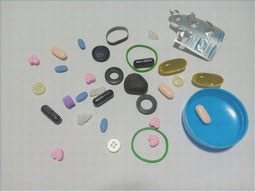
#> input picture midterm/medicine_with_noise_mid.jpg, 256 x 192 px, shrunk from 1348 x 1013 before the run
$ jupyter execute Testmid.ipynb
#> lines starting #> are read from the running program, lines starting #| are printed output that depends on the picture
[cell 1]
import numpy as np
import cv2 as cv
import matplotlib.pyplot as plt

Note: GaussianBlur and Laplacian
Test, manage noise by doing GaussianBlur, then make the image clearer with Laplacian_kernel.
     -Test 1, the result is not as good as it should, the output is black.
     -Test for the 2nd time, the output is too bright.

[cell 2]
# ori_img = cv.imread('medicine_with_noise_mid.jpg')
# # fig = plt.figure(figsize=(20, 20))

# # print("Print Shape image:",original_img.shape) # Print shape image
# # print("Print dimentaional:",original_img.ndim) # Print dimentaional

# blur = cv.GaussianBlur(ori_img, (25, 25), 0)

# laplacian_kernel = np.array([[1, 0, 1],
#                               [-1, 4, -1],
#                               [1, 0, 1]])

# laplacian_img=cv.filter2D(blur,-1,laplacian_kernel)
# shapen=blur+((-1*laplacian_img).astype(int))


# output=np.hstack((ori_img, blur,shapen))
# fig=plt.figure(figsize=(50, 50))

# # plt.imshow(ori_img)
# plt.imshow(output)

[cell 3]
# ori_img = cv.imread('medicine_with_noise_mid.jpg')

# blur_img = cv.GaussianBlur(ori_img,(25,25),0)


# g_mask=ori_img-blur_img

# k=1

# shappen_img = ori_img+(k*g_mask).astype(int)


# fig= plt.figure(figsize=(10,10))

# output=np.hstack((ori_img,blur_img,shappen_img))
# plt.imshow(output)
# # plt.subplot(121)
# # plt.imshow(ori_img)

# # plt.subplot(122)
# # plt.imshow(blur)

# # plt.subplot(211)
# # plt.imshow(shappen_img)

[cell 4]
# img=cv.imread("mediBlue .jpg")
# output=remove(img)


# plt.imshow(img)

Salt_paper noise by Median_filter

[cell 5]
import copy
def median_filter(input_img,k_size):
    row,col=input_img.shape
    output_img=copy.deepcopy(input_img)
    start=int(np.ceil(k_size/2)) #if k_size=5 start=3
    offset=k_size-start # offset 5-3 =2
    for i in range(start,row-offset):
        for j in range(start,col-offset):
            #i-offset=3-2=1,i+offset=3+2=5 [1:5]
            v=input_img[i-offset:i+offset,j-offset:j+offset]
            #v= [1,2,8,3,7]
            output_img[i-offset,j-offset]=np.median(v)

    return output_img

Patter noise by notched_rejected

[cell 6]
def notched_rejected(shape,d0,u_k,v_k):
    M,N=shape
    H=np.zeros((M,N))

    for u in range(0,M):
        for v in range(0,N):

            D_uv=np.sqrt((u-M/2+u_k)**2+(v-N/2+v_k)**2)
            D_muv=np.sqrt((u-M/2-u_k)**2+(v-N/2-v_k)**2)

            if(D_uv< d0 or D_muv < d0):
                H[u,v]=0.0
            else:
                H[u,v]=1.0
    return H

[cell 7]
img=cv.imread("medicine_with_noise_mid.jpg")
#> img is the input picture: shape (192, 256, 3); mean B, G, R 175.2, 176.6, 169.4

r,g,b=cv.split(img)
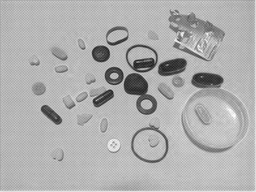
#> r: shape (192, 256); min 25, max 255, mean 175.2
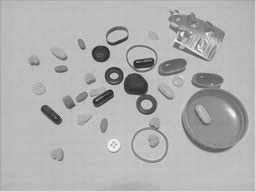
#> g: shape (192, 256); min 32, max 255, mean 176.6
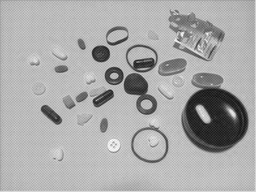
#> b: shape (192, 256); min 14, max 253, mean 169.4


median_r=median_filter(r,8).astype(np.uint8)
#> after the loop in median_filter, `for i in range(start,row-offset):`:
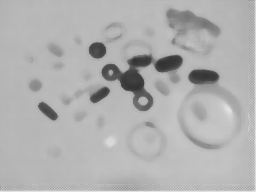
#> output_img: shape (192, 256); min 50, max 233, mean 176.5
median_g=median_filter(g,8).astype(np.uint8)
#> call 2 of median_filter, with k_size = 8
#> after the loop in median_filter (call 2), `for i in range(start,row-offset):`:
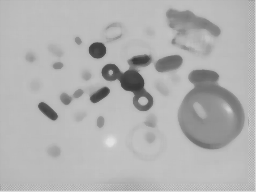
#> output_img: shape (192, 256); min 55, max 227, mean 177.7
median_b=median_filter(b,8).astype(np.uint8)
#> call 3 of median_filter, with k_size = 8
#> after the loop in median_filter (call 3), `for i in range(start,row-offset):`:
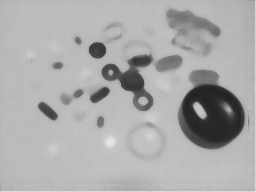
#> output_img: shape (192, 256); min 33, max 230, mean 170.7

# out=cv.cvtColor(median_img,cv.COLOR_BGR2RGB)

fig= plt.figure(figsize=(15,10))

output_r=cv.cvtColor(r,cv.COLOR_BGR2RGB)
output_g=cv.cvtColor(r,cv.COLOR_BGR2RGB)
output_b=cv.cvtColor(r,cv.COLOR_BGR2RGB)

# plt.imshow(median_r)

[cell 8]
# [40 lines of commented-out code are left out]

[cell 9]
merge_img=cv.merge((median_r,median_g,median_b))
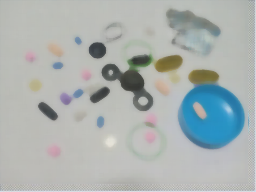
#> merge_img: shape (192, 256, 3); mean B, G, R 176.5, 177.7, 170.7

fig= plt.figure(figsize=(15,8))

bgr_img=cv.cvtColor(merge_img,cv.COLOR_RGB2BGR)

plt.imshow(bgr_img)
